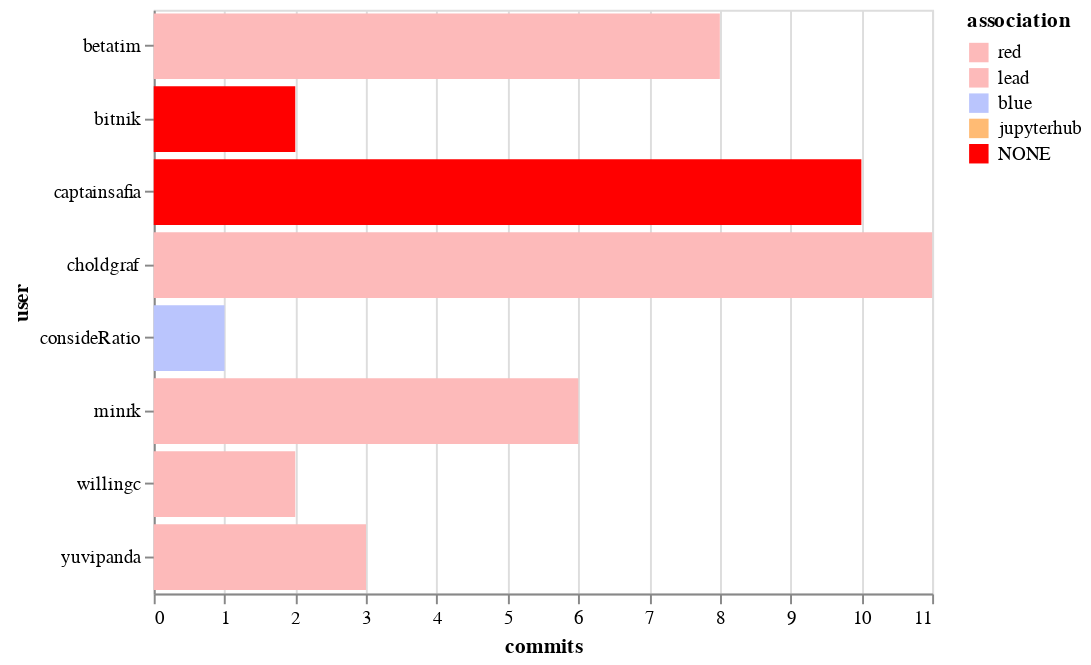

Source (notebook cell):
### Code cell
alt.Chart(top_committers).mark_bar().encode(
    x='commits',
    y='user',
    color=alt.Color('association', scale=color_scale)
)

### Figure 1 — Vega-Lite specification as saved in the notebook (floating-point values rounded to 4 significant figures)
{"$schema": "https://vega.github.io/schema/vega-lite/v2.6.0.json", "config": {"view": {"height": 300, "width": 400}}, "data": {"name": "data-65d28f1fa901e1b852889b1d3c5b4e80"}, "datasets": {"data-65d28f1fa901e1b852889b1d3c5b4e80": [{"association": "red", "commits": 11, "user": "choldgraf"}, {"association": "NONE", "commits": 10, "user": "captainsafia"}, {"association": "red", "commits": 8, "user": "betatim"}, {"association": "lead", "commits": 6, "user": "minrk"}, {"association": "red", "commits": 3, "user": "yuvipanda"}, {"association": "red", "commits": 2, "user": "willingc"}, {"association": "NONE", "commits": 2, "user": "bitnik"}, {"association": "blue", "commits": 1, "user": "consideRatio"}]}, "encoding": {"color": {"field": "association", "scale": {"domain": ["red", "lead", "blue", "jupyterhub", "NONE"], "range": ["#fdbaba", "#fdbaba", "#bac5fd", "#ffbb74", "red"]}, "type": "nominal"}, "x": {"field": "commits", "type": "quantitative"}, "y": {"field": "user", "type": "nominal"}}, "mark": "bar"}
